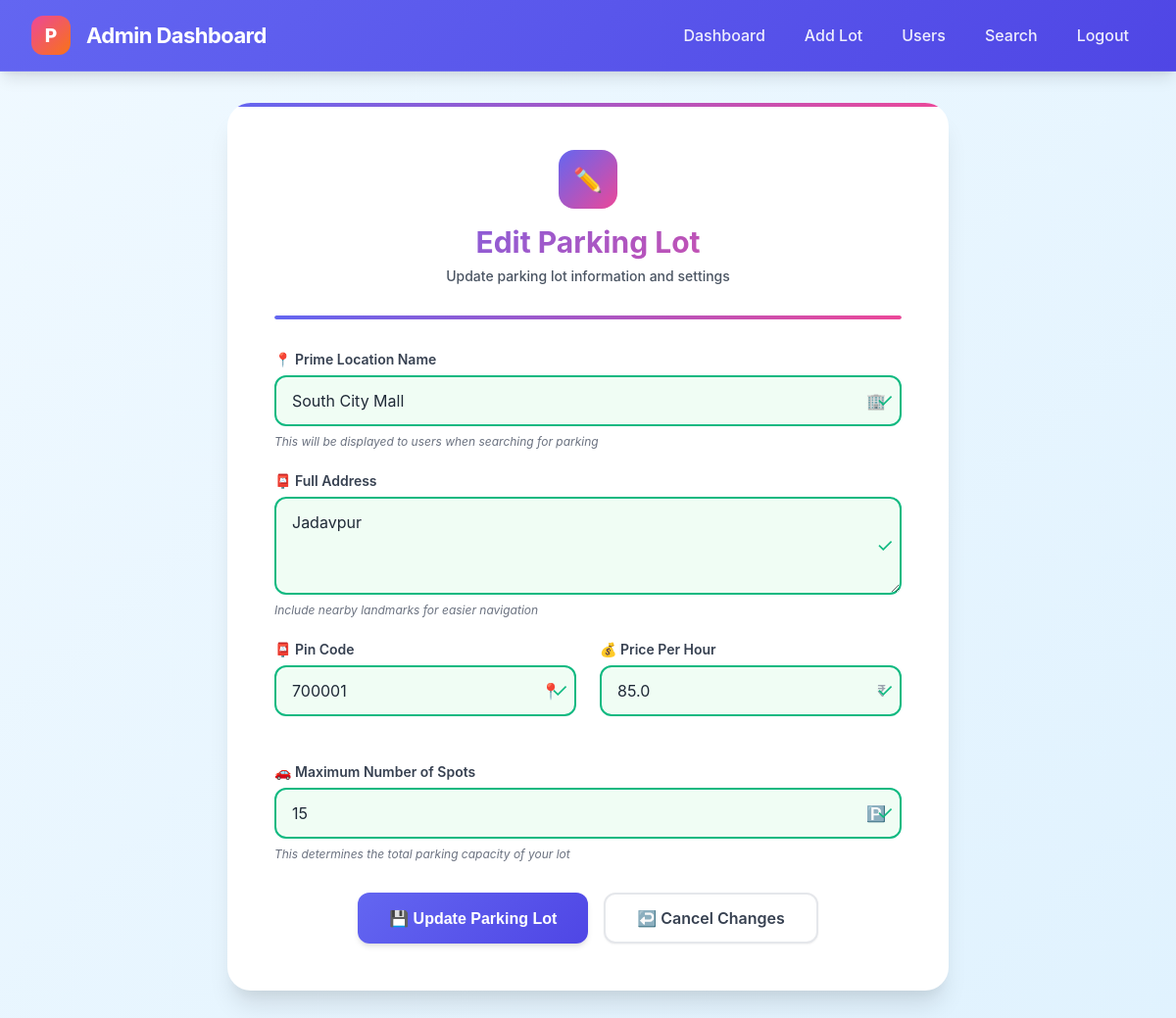
The page /edit_lot/1 (signed in) on the database its author committed.
### models/models.py (models this page shows, shortened)
class ParkingLot(db.Model):
    __tablename__ = 'parking_lots'
    id = db.Column(db.Integer, primary_key=True)
    prime_location_name = db.Column(db.String(100), nullable=False)
    address = db.Column(db.Text, nullable=False)
    pin_code = db.Column(db.String(10), nullable=False)
    price_per_hour = db.Column(db.Float, nullable=False)
    created_at = db.Column(db.DateTime, nullable=True, default=datetime.utcnow)
    spots = db.relationship('ParkingSpot', backref='lot', lazy=True, cascade='all, delete-orphan')
    @property
    def total_spots(self):
        return len(self.spots)

### app.py (the view, shortened to what this page needs)
@app.route('/edit_lot/<int:lot_id>', methods=['GET', 'POST'])
@admin_required
def edit_lot(lot_id):
    try:
        lot = ParkingLot.query.get_or_404(lot_id)
        error_message = None
        return render_template('edit_lot.html', lot=lot, error_message=error_message)
    except SQLAlchemyError as e:
        flash("Error accessing lot", "danger")
        return redirect(url_for('admin_dashboard'))

### app.py (called while the page is built)
def admin_required(f):
    @wraps(f)
    def decorated_function(*args, **kwargs):
        if 'user_id' not in session:
            flash("Please log in to access this page", "warning")
            return redirect(url_for('login'))
        if session.get('role') != 'admin':
            flash("Unauthorized access", "danger")
            return redirect(url_for('login'))
        return f(*args, **kwargs)
    return decorated_function

### templates/edit_lot.html (shortened to what this page needs)
<!DOCTYPE html>
<html lang="en">
<head>
</head>
<body>
<div class="navbar">
  <div class="navbar-brand">
    <div class="navbar-logo">P</div>
    <div class="welcome-text">Admin Dashboard</div>
  </div>
  <div class="navbar-nav">
    <a href="{{ url_for('admin_dashboard') }}" class="nav-link">Dashboard</a>
    <a href="{{ url_for('add_lot') }}" class="nav-link">Add Lot</a>
    <a href="{{ url_for('view_users') }}" class="nav-link">Users</a>
    <a href="{{ url_for('admin_search') }}" class="nav-link">Search</a>
    <a href="{{ url_for('logout') }}" class="nav-link">Logout</a>
  </div>
</div>
<div class="main-content">
  <div class="container">
    <div class="form-header">
      <div class="form-icon"></div>
      <h2>Edit Parking Lot</h2>
      <p class="form-subtitle">Update parking lot information and settings</p>
    </div>
    <div class="form-progress">
      <div class="form-progress-bar" style="width: 0%"></div>
    </div>
    <form method="POST" id="editForm">
      <div class="form-group">
        <label for="prime_location_name">📍 Prime Location Name</label>
        <div class="input-wrapper">
          <input type="text" id="prime_location_name" name="prime_location_name"
                 value="{{ lot.prime_location_name if lot else '' }}" required
                 placeholder="Enter location name">
          <div class="input-icon">🏢</div>
          <div class="success-indicator">✓</div>
        </div>
        <div class="field-hint">This will be displayed to users when searching for parking</div>
      </div>
      <div class="form-group">
        <label for="address">📮 Full Address</label>
        <div class="input-wrapper">
          <textarea id="address" name="address" required
                    placeholder="Enter complete address with landmarks">{{ lot.address if lot else '' }}</textarea>
          <div class="success-indicator">✓</div>
        </div>
        <div class="field-hint">Include nearby landmarks for easier navigation</div>
      </div>
      <div class="form-row">
        <div class="form-group">
          <label for="pin_code">📮 Pin Code</label>
          <div class="input-wrapper">
            <input type="text" id="pin_code" name="pin_code"
                   value="{{ lot.pin_code if lot else '' }}" required
                   placeholder="Enter 6-digit PIN"
                   pattern="[0-9]{6}" maxlength="6">
            <div class="input-icon">📍</div>
            <div class="success-indicator">✓</div>
          </div>
        </div>
        <div class="form-group">
          <label for="price_per_hour">💰 Price Per Hour</label>
          <div class="input-wrapper">
            <input type="number" id="price_per_hour" name="price_per_hour"
                   value="{{ lot.price_per_hour if lot else '' }}" required min="1"
                   placeholder="Price in ₹">
            <div class="input-icon">₹</div>
            <div class="success-indicator">✓</div>
          </div>
        </div>
      </div>
      <div class="form-group">
        <label for="available_spots">🚗 Maximum Number of Spots</label>
        <div class="input-wrapper">
          <input type="number" id="available_spots" name="available_spots"
                 value="{{ lot.total_spots if lot else '' }}" required min="1"
                 placeholder="Total parking capacity">
          <div class="input-icon">🅿️</div>
          <div class="success-indicator">✓</div>
        </div>
        <div class="field-hint">This determines the total parking capacity of your lot</div>
      </div>
      <div class="button-group">
        <button type="submit" class="btn btn-primary" id="updateBtn">
          <span class="btn-text">💾 Update Parking Lot</span>
        </button>
        <a href="{{ url_for('admin_dashboard') }}" class="btn btn-secondary">
          ↩️ Cancel Changes
        </a>
      </div>
    </form>
  </div>
</div>
</body>
</html>

### rows shown on the page
ParkingLot: prime_location_name "South City Mall", address "Jadavpur", pin_code "700001", price_per_hour "85.0"
